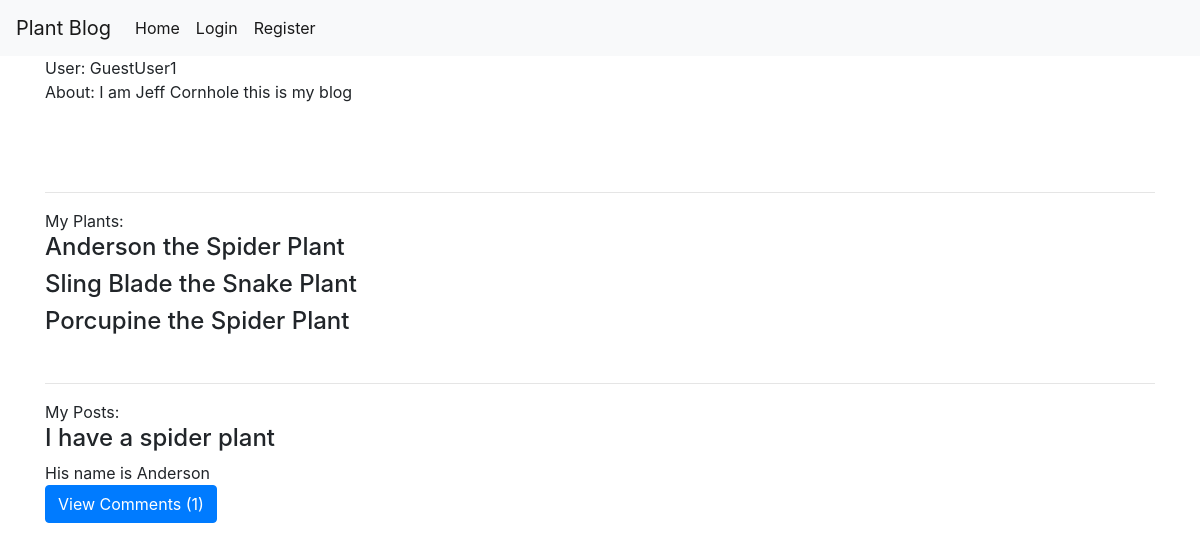
Before: /profiles/user/GuestUser1 with the older database file.
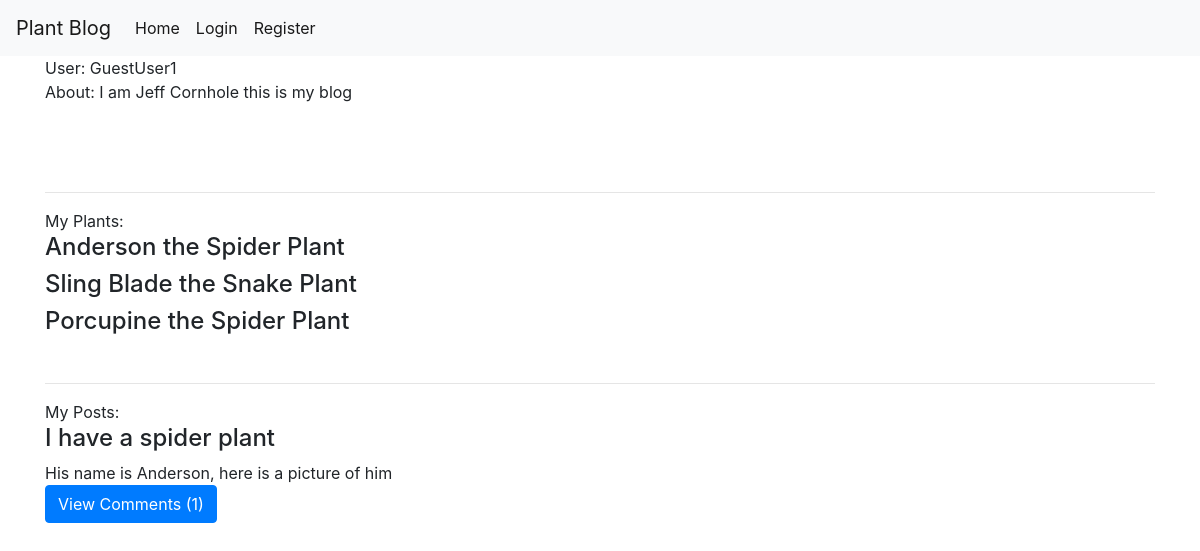
After: the same page with the newer database file.
### posts/models.py (models this page shows, shortened)
class Post(models.Model):
  author = models.ForeignKey(User, on_delete=models.CASCADE)
  title = models.CharField(max_length=200)
  text = models.TextField()
  post_image = models.ImageField(upload_to='post_picture', blank=True)
  created_dt = models.DateTimeField(default=timezone.now)
  published_dt = models.DateTimeField(blank=True, null=True)

### profiles/views.py (the view)
# urls.py: path('user/<str:username>', views.profile, name='profile'),
def profile(request, **kwargs):
  user = get_object_or_404(User, username=kwargs.get('username'))
  context = {
    'user_profile':UserProfile.objects.get(user=user),
    'user_plants':UserPlant.objects.filter(user=user),
    'posts':Post.objects.filter(author=user)
    }
  return render(request, 'profiles/user.html', context)

### profiles/templates/profiles/user.html (shortened to what this page needs)
{% extends "base.html" %}
{% block content %}
  User: {{ user_profile.user }} <br>
  About: {{ user_profile.about }} <br>
  <div class="media">
    <img src="{{ user_profile.user_image.url }}"> <br>
  </div><br><br>
  <hr>
    My Plants:
  {% for plant in user_plants %}
    <h4> {{ plant.nickname }} the {{ plant.plant.name }} </h4>
  {% endfor %}
  <br>
  <hr>
   My Posts: <br>
  {% for post in posts %}
    <h4> {{ post.title }} </h4>
    {{ post.text }} <br>
    <p>
      <a class="btn btn-primary" data-toggle="collapse" href="#collapseExample" role="button" aria-expanded="false" aria-controls="collapseExample">
        View Comments ({{post.comments.all.count}})
      </a>
    </p>
  {% endfor %}
{% endblock %}

Changed rows visible on the page:
changed Post "I have a spider plant": text "His name is Anderson" → "His name is Anderson, here is a picture of him"
